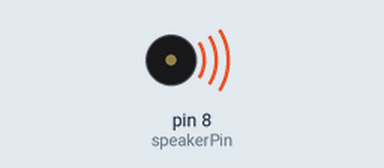
Simulated run of this sketch. Board: Arduino Uno, built with avr-gcc and run on an emulated ATmega328P. On the bench: buzzer (waves = sounding).

Above: at 0.1 s.
Timing chart, 0 to 40.0 s (numbered marks = the images above):
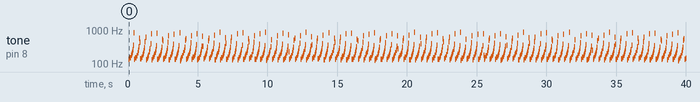

Measured:
- by itself, tone on pin 8 (speakerPin): plays 138 Hz for 0.08 s, 155 Hz for 0.08 s, 181 Hz for 0.04 s, 201 Hz for 0.04 s, 224 Hz for 0.04 s, 265 Hz for 0.04 s … (804 notes in this stretch)

The sketch:

laz3rz.ino
```cpp
int speakerPin = 8;

void setup() {
  pinMode(speakerPin,OUTPUT);
}

void loop() {
  for(int i = 2600; i>= 0; i = i - 25){
    digitalWrite(speakerPin, HIGH);
    delayMicroseconds(i);

    digitalWrite(speakerPin, LOW);
    delayMicroseconds(i);

    digitalWrite(speakerPin, LOW);
    delayMicroseconds(i);
    }

    //

//    for(int i = 5000; i>= 100; i = i - 13){
//    digitalWrite(speakerPin, HIGH);
//    delayMicroseconds(i);
//
//    digitalWrite(speakerPin, LOW);
//    delayMicroseconds(i);
//
//    digitalWrite(speakerPin, LOW);
//    delayMicroseconds(i);
//    }
}
```
